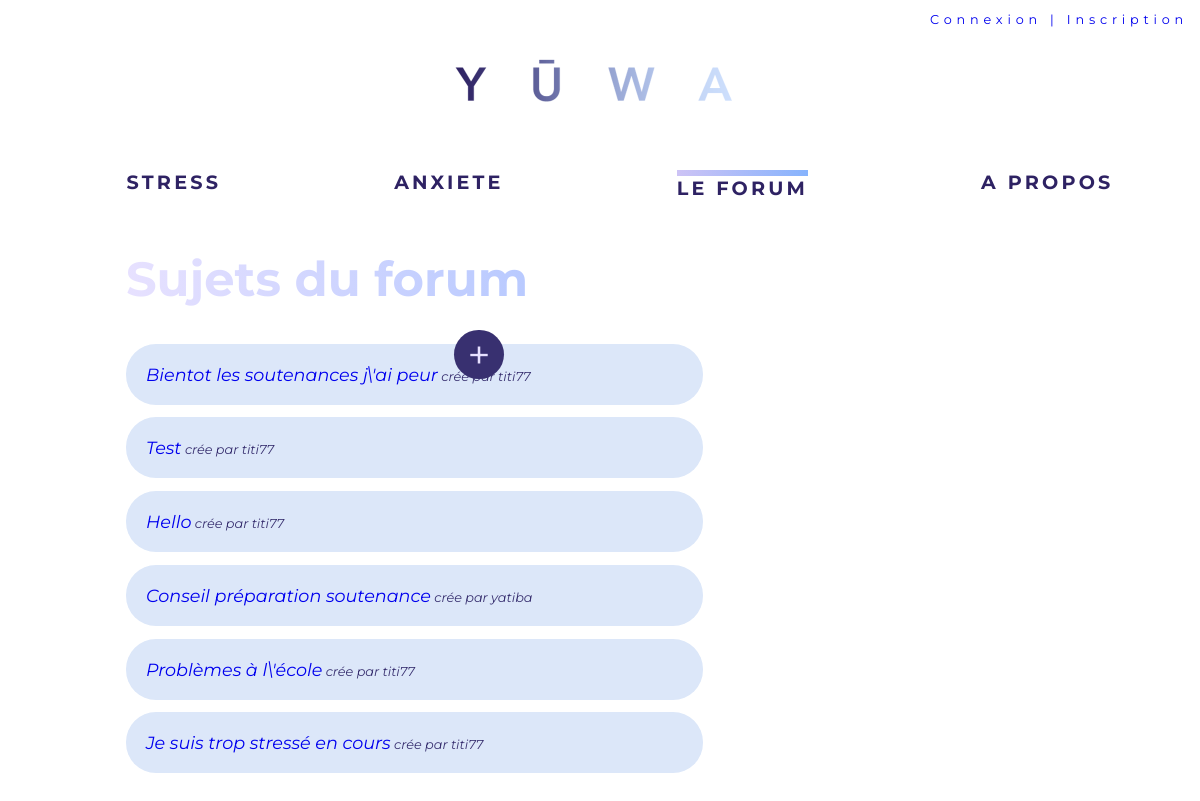
/sujetforum.php, run on the app's committed database.
### tables this page shows
CREATE TABLE IF NOT EXISTS `sujet_forum` (
  `id_sujet_forum` int(11) NOT NULL AUTO_INCREMENT,
  `titre` varchar(255) NOT NULL,
  `date_publication` date NOT NULL,
  `heure_publication` time NOT NULL,
  `id_utilisateur` int(11) NOT NULL,
  PRIMARY KEY (`id_sujet_forum`),
  KEY `id_utilisateur` (`id_utilisateur`)
);

CREATE TABLE IF NOT EXISTS `inscription` (
  `id` int(11) NOT NULL AUTO_INCREMENT,
  `nom` varchar(100) NOT NULL,
  `prenom` varchar(50) NOT NULL,
  `pseudo` varchar(255) NOT NULL,
  `mail` text NOT NULL,
  `mot_de_passe` varchar(255) NOT NULL,
  PRIMARY KEY (`id`),
  KEY `id` (`id`),
  KEY `id_2` (`id`)
);

### sujetforum.php (the view, shortened to what this page needs)
<!DOCTYPE html>
<html lang="fr">
<head>
    <link rel="stylesheet" type="text/css" href="css/styleforum.css">
    <link rel="stylesheet" type="text/css" href="css/stylegeneral.css"/>
</head>
<body>
<div class="logo"><a href="index.php"><img src="images/Logo.png" alt="accueil" ></a></div>
<?php
    if($_SESSION !== array()){
    ?>
    <div class="connexion"><a href="deconnexion.php">Se déconnecter</a></div>
    <?php
    } else {
    ?>
    <div class="connexion"><a href="connexioninscription.php">Connexion | Inscription</a></div>
    <?php
    }
    ?>
   <nav class="menu disparition">
       <ul>
           <li>
               <a href="stress.php">STRESS</a>
           </li>
           <li>
               <a href="anxiete.php">ANXIETE</a>
           </li>
           <li>
               <div class="bar"></div>
               <a href="sujetforum.php" >LE FORUM</a>
           </li>
           <li>
               <a href="apropos.php">A PROPOS</a>
           </li>
       </ul>
   </nav>
   <h1 class="titre">Sujets du forum</h1>
    <a href="creasujet.php" class="bouton">+</a>
    <section>
        <?php
        include('bdd/connection_bdd.php');
        $sujets = $bdd->query('SELECT * FROM sujet_forum, inscription WHERE sujet_forum.id_utilisateur = inscription.id ORDER BY date_publication DESC, heure_publication DESC');
        while($donnees = $sujets->fetch()) {
            echo "<p><a href=\"commentforum.php?id=".$donnees['id_sujet_forum']."\">".$donnees['titre']."</a>  crée par ".$donnees['pseudo']."</p>";
        }
        ?>
    </section>
</body>
</html>

### css/styleforum.css (style rules this page uses)
h1 { font-size: 3rem; padding-top: 2%; margin-top: 0; margin-left: 10.5%; }
section { margin-left: 10.5%; margin-top: 3%; }
p { font-size: 0.8rem; background-color: #dce7f9; width: 50%; padding: 20px; border-radius: 30px; font-style: italic; color: #383070; }
a { font-size: 1.1rem; text-decoration: none; }
.bouton { color: rgba(231, 225, 255, 1); background-color: #383070; border-radius: 50px; font-size: 2.5rem; margin-bottom: 10%; position: absolute; top: 37.5%; right: 58%; width: 50px; text-align: center; }
p:last-child { margin-bottom: 10%; }

### css/stylegeneral.css (style rules this page uses)
body { margin: 0; font-family: 'Montserrat', sans-serif; color: #000; }
h1 { color: white; background-image: -webkit-linear-gradient(right, rgba(107, 163, 255,1) 0%, rgba(231, 225, 255, 1) 100%); background-image: linear-gradient(to left, rgba(107, 163, 255,1) 0%, rgba(231, 225, 255, 1) 100%); background-size: auto 250%; background-position: 0 100%; transition: background-position 0.5s; -webkit-background-clip: text; -webkit-text-fill-color: transparent; }
ul { display: flex; justify-content: space-around; list-style: none; }
.menu a { font-size: 1.2rem; letter-spacing: 0.2rem; font-weight: 700; text-decoration: none; color: #000; }
.logo img { position: relative; width: 300px; display: block; margin: auto; padding-top: 50px; padding-bottom: 3%; }
.connexion a { position: fixed; text-decoration: none; letter-spacing: 0.3rem; font-size: 0.8rem; top: 0; right: 0; margin: 1%; }
@media screen and (min-width: 800px) { .bar { height: 6px; width: 100%; background-image: -webkit-linear-gradient(right, rgb(134, 179, 253) 0%, rgb(205, 195, 245) 100%);background-image: linear-gradient(to left, rgba(134, 179, 253,1) 0%, rgba(205, 195, 245, 1) 100%); } }
@media screen and (min-width: 800px) { .menu a { position: relative; display: inline-block; font-size: 1.2rem; letter-spacing: 0.2rem; font-weight: 700; color: #2E2263; -webkit-transition: color .2s ease; transition: color .2s ease; margin-bottom: 10px; } }
@media screen and (min-width: 800px) { .menu a::after, .menu a::before { content: ''; position: absolute; top: calc(100% + 5px); width: 0; right: 0; height: 3px; } }
@media screen and (min-width: 800px) { .menu a::before { -webkit-transition: width .4s cubic-bezier(0.51, 0.18, 0, 0.88) .1s; transition: width .4s cubic-bezier(0.51, 0.18, 0, 0.88) .1s; background: #c9dbfa; } }
@media screen and (min-width: 800px) { .menu a::after { -webkit-transition: width .2s cubic-bezier(0.29, 0.18, 0.26, 0.83); transition: width .2s cubic-bezier(0.29, 0.18, 0.26, 0.83); background: #362d6d; } }

### data on the page
sujet_forum: titre "Bientot les soutenances j\\'ai peur", id_utilisateur.pseudo "titi77"
sujet_forum: titre "Test", id_utilisateur.pseudo "titi77"
sujet_forum: titre "Hello", id_utilisateur.pseudo "titi77"
sujet_forum: titre "Conseil préparation soutenance", id_utilisateur.pseudo "yatiba"
sujet_forum: titre "Problèmes à l\\'école", id_utilisateur.pseudo "titi77"
sujet_forum: titre "Je suis trop stressé en cours", id_utilisateur.pseudo "titi77"
